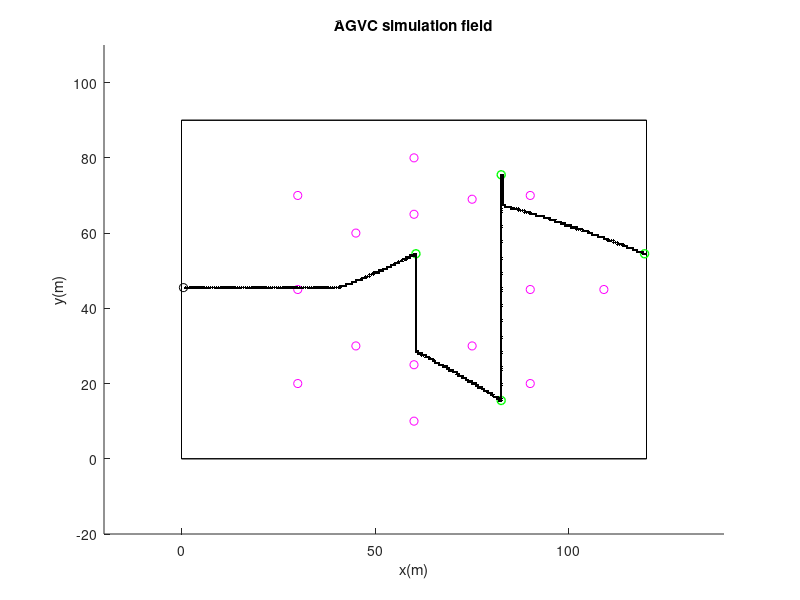

The MATLAB source for this figure:
%% Your information 
disp("   Student name : Abdul Razzak Rasmy");
disp("   Student ID : 222060441");
disp("   Project code SEN771 T1 2023");

pause(1);
%% Field
fig = figure;  % create a new figure
set(fig, 'WindowState', 'maximized');  % maximize the figure
Area=[0 0 120 90];
rectangle('Position',Area)
axis([-20 140 -20 110]) ;
xlabel("x(m)");
ylabel("y(m)");
title('َAGVC simulation field')
hold on
%% Mesh
MeshSize=0.5; % 0.5 meter
hold on
% plot horizontal mesh lines
for i=0:MeshSize:Area(4)
    %plot([0 Area(3)], [i i],'r');
end
% plot veritcal mesh lines
for j=0:MeshSize:Area(3)
   % plot([j j],[0 Area(4)],'r');
end
disp('Grids are shown');
pause(1)
%% cell cntre
FieldX=[0:MeshSize:Area(3)];
FieldY=[0:MeshSize:Area(4)];
CellsX=FieldX(1:end-1)+MeshSize; %fieldx(1 :end-1) - means from 1st element until one before last we are adding half of mess size to those elements
CellsY=FieldY(1:end-1)+MeshSize;



%% field with obstacle and target point
rectangle('Position',Area)
axis([-20 140 -20 110 ])
hold on
CheckCells=zeros(size(CellsX,2),size(CellsY,2)); %This matrix will keep record of cells that the robot has checked ( previously visited)
CheckObstacles=zeros(size(CheckCells));   % This matrix will show cells that are filled with obstacles




%% Obtacles dimentions
%get information from user or generate it randomly
% ObsWidth=input("entre and randum value between 0-8m (fractions is acceptable): ");
% generate random number
ObsWidth=round(8*rand()); %to  create a random integer number between 0-8 meters rand(), creates a uniform random number between 0-1
ObsLen=2*ObsWidth;

%% Obstacle locations
O(:,1)=[30,70]';
O(:,2)=[30, 45]';
O(:,3)=[30, 20]';
O(:,4)=[45,60]';
O(:,5)=[45,30]';
O(:,6)=[60,80]' ;
O(:,7)=[60,65]';
O(:,8)=[60,25]';
O(:,9)=[60,10]';
O(:,10)=[75,69]';
O(:,11)=[75,30]';
O(:,12)=[90,70]';
O(:,13)=[90,45]';
O(:,14)=[90,20]';
O(:,15)=[109,45]';
plot(O(1,:),O(2,:),'om');% O is an array with 15 positions.X and y pos are given as in rows.X is row 1 and row 2 are y coordinates

%% plot obstacles
for i=1:15
    if(i<6 || i>9)   % Thin rectangles
        rectangle('Position',[O(1, i)-ObsWidth/2 O(2,i)-ObsWidth, ObsWidth,ObsLen],'FaceColor',[1 0 0],'EdgeColor','r');%this function makes a rectangle in the form of [starting point- x,y,width,length/height]
        CheckObstacles((O(1,i)-ObsWidth/2)*2:(O(1,i) + ObsWidth/2)*2,(O(2,i)-ObsWidth)*2:(O(2,i)+ObsWidth)*2)=1; %making the cells which obstacles occupy as 1 to make sure our robot doesn't move to these cells

    else          % Fat rectangles
        rectangle('Position',[O(1,i)-ObsWidth O(2,i)-ObsWidth/2, ObsLen, ObsWidth],'FaceColor',[1 0 0],'EdgeColor','r');
        CheckObstacles((O(1,i)-ObsWidth)*2:(O(1,i) + ObsWidth)*2,(O(2,i)-ObsWidth/2)*2:(O(2,i)+ObsWidth/2)*2)=1;
    end

end


%% Targets
Target(:,1)=[119.5,54.5]';
Target(:,2)=[82.5, 15.5]';
Target(:,3)=[82.5, 75.5]';
Target(:,4)=[60.5, 54.5]';
plot(Target(1,:),Target(2,:),'og','LineWidth',1);


Target_2x(:,1)=[239,109]';   %targets position is 2x cell position now as we split the cell to two for one unit position.0.5m mesh making cells to increase.
Target_2x(:,2)=[165, 31]';
Target_2x(:,3)=[165, 151]';
Target_2x(:,4)=[121, 109]';

%%  Robot position
RobotStartCell=[1,91]';
CheckCells=CheckObstacles;


RobotPose= RobotStartCell;
Roh=plot(RobotPose(1)/2,RobotPose(2)/2,'ko')
%% A* Algoritm for multiple targets
PathInd=1;
Path(PathInd).Cell=RobotPose; %% mapping cells at which robot moves in.

TargetSequence=[4 2 3 1]; %order in which targets are reached,order which has the lowest path length
TargetFound(size(TargetSequence))=false; %initializing target founf to be false .
CheckCells((RobotPose(1)),(RobotPose(2)))=1; %checking out cells to 1 to add to the cells which robot has moved



TargetIndex=1;
Selected_TargetCell=Target_2x(:,TargetSequence(TargetIndex));
while(sum(~TargetFound))
    AvailableNeighburQueue=[];
    NextCellFound=false;
    % check cell in the left side
    if (RobotPose(1)>1)
        CellToCheck=RobotPose-[1 0]';
        if (CheckCells(CellToCheck(1),CellToCheck(2))==0)
            AvailableNeighburQueue=[AvailableNeighburQueue CellToCheck];
            %NextCellFound=true;
        end
    end

    % Check the cell in down
    if (RobotPose(2)>1)
        CellToCheck=RobotPose-[0 1]';
        if (CheckCells(CellToCheck(1),CellToCheck(2))==0)
            AvailableNeighburQueue=[AvailableNeighburQueue CellToCheck];
            %NextCellFound=true;
        end
    end
    % check cell in the right side
    if (RobotPose(1)<size(CellsX,2))
        CellToCheck=RobotPose+[1 0]';
        if (CheckCells(CellToCheck(1),CellToCheck(2))==0)
            AvailableNeighburQueue=[AvailableNeighburQueue CellToCheck];
            %NextCellFound=true;
        end
    end
    % check cell in the up
    if (RobotPose(2)<size(CellsY,2))
        CellToCheck=RobotPose+[0 1]';
        if (CheckCells(CellToCheck(1),CellToCheck(2))==0)
            AvailableNeighburQueue=[AvailableNeighburQueue CellToCheck];
            %NextCellFound=true;
        end
    end

    Roh=plot(CellsX(RobotPose(1)),CellsY(RobotPose(2)),'ko');

    %checks if the AvailableNeighburQueue is empty, if it's the case it doesn't
    %have a cell to move from its current location .hence progrm will
    %terminate
    if (isempty(AvailableNeighburQueue))
        if (sum(find(CheckCells-1))==0)
            disp("Target not found - All cells checked- Program terminated")
            break;
        else
            disp("No cell available, back track the path")
            Path(PathInd).Cell=[];
            PathInd=PathInd-1;

            RobotPose=Path(PathInd).Cell;
            Roh=plot(CellsX(RobotPose(1)),CellsY(RobotPose(2)),'yo');
            pause(0.1);
            delete(Roh)
        end
    else

        DistanceVec=[];
        DisToStart=[];



        for i=1:size(AvailableNeighburQueue,2)
            DistanceVec(i)=norm(AvailableNeighburQueue(:,i)-Selected_TargetCell);
            DisToStart(i)=norm(AvailableNeighburQueue(:,i)-RobotStartCell);
        end
        DistanceVec=DistanceVec+0.5*DisToStart; %length of distance from start and distance of its target.
        [mindis, indx]=min(DistanceVec);

        RobotPose=AvailableNeighburQueue(:,indx);
        PathInd=PathInd+1;
        Path(PathInd).Cell=RobotPose;
        CheckCells(RobotPose(1),RobotPose(2))=1;
        pause(0.1);
        delete(Roh)
        plot(CellsX(RobotPose(1)),CellsY(RobotPose(2)),'k.');
        if (norm(RobotPose-Selected_TargetCell)==0) %checks if the rbot has reached its target cell

            TargetFound(TargetIndex)=true;

            if (TargetIndex==1)      %checking tpo find out which target has been found by looking at the target index and then incrementing the target index to move to next target
                disp('1st Target Found')

                TargetIndex=2;
                Selected_TargetCell=Target_2x(:,TargetSequence(TargetIndex)); %next target is set as the target index has incremented
            elseif (TargetIndex==2)
                disp('2nd Target Found')

                TargetIndex=3;
                Selected_TargetCell=Target_2x(:,TargetSequence(TargetIndex));

            elseif (TargetIndex==3)
                disp('3rd Target Found')

                TargetIndex=4;
                Selected_TargetCell=Target_2x(:,TargetSequence(TargetIndex));
            else
                disp('4th Target Found')

            end
            fprintf(" Path length %i \n",PathInd);%displays the path length to reach each target
        end
    end
end
if(sum(TargetFound)==4) %if this statement is true it means the robot has reached all its target.
    disp("All Targets Found")

end

% Backtracking the robot to the start cell
while ~(RobotPose(1) == RobotStartCell(1) && RobotPose(2) == RobotStartCell(2))
    Roh = plot(CellsX(RobotPose(1)), CellsY(RobotPose(2)), 'bo'); %the robot is given a differnet colour(blue) when backtracking for visualisation
    pause(0.1);
    delete(Roh);

    % Finding the previous cell until robot reaches its starting cell
    RobotPose = Path(PathInd).Cell;
    PathInd = PathInd - 1;


end

disp('Robot backtracked to its starting point');  %mission accomplished message displayed


disp('------------------------------------------');
pause(1)




